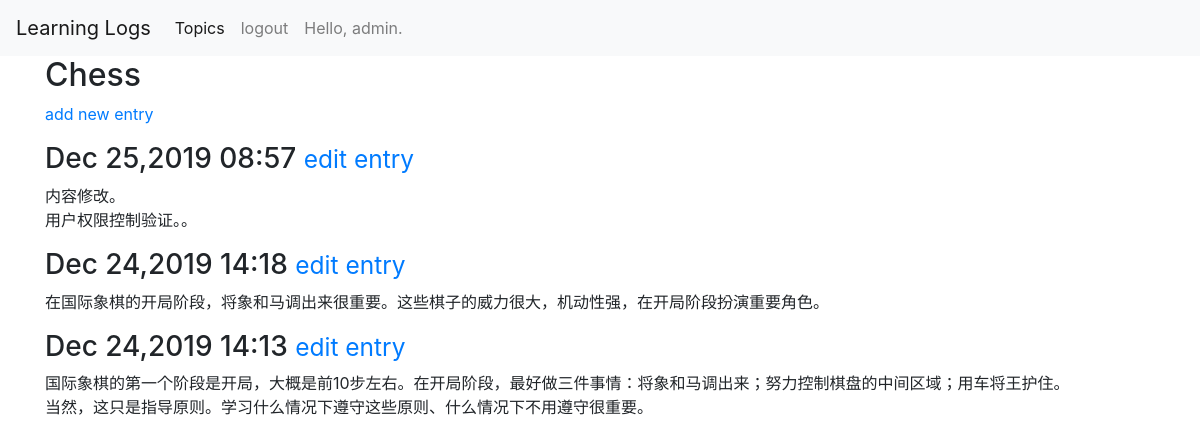
The app's page /topics/1/ (signed in), older data.
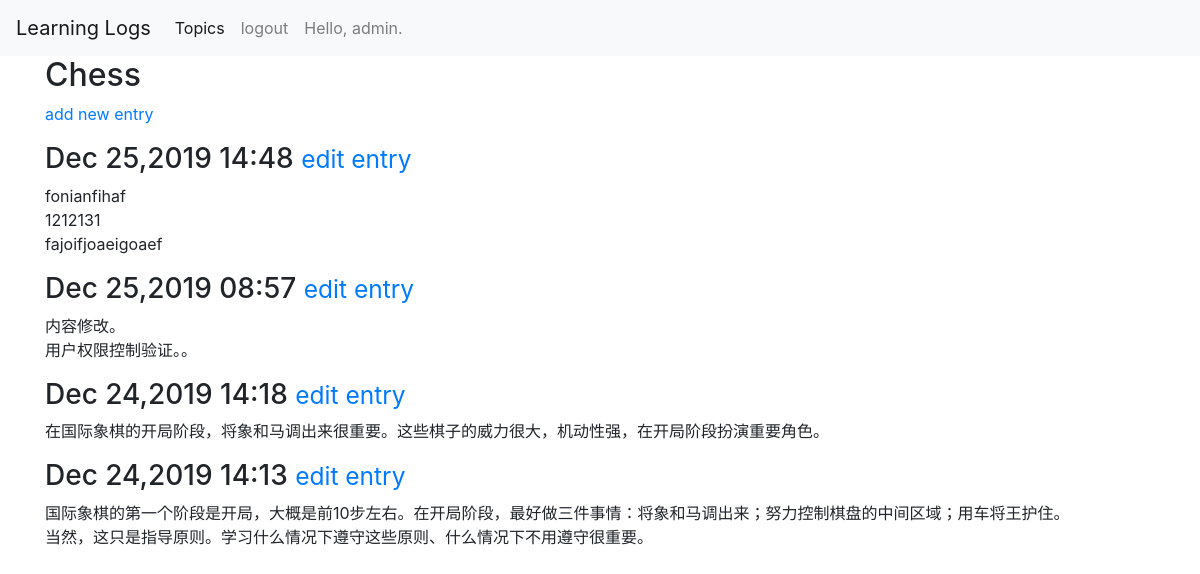
The same page, newer data.
### learning_logs/models.py (models this page shows, shortened)
class Topic(models.Model):
    text = models.CharField(max_length=200)
    date_added = models.DateTimeField(auto_now_add=True)
    owner = models.ForeignKey(User,on_delete=models.CASCADE)
    def __str__(self):
        return self.text

class Entry(models.Model):
    topic = models.ForeignKey(Topic,on_delete=models.CASCADE)
    text = models.TextField()
    date_added = models.DateTimeField(auto_now_add=True)
    class Meta:
        verbose_name_plural = 'entries'

### learning_logs/views.py (the view)
# urls.py: re_path(r'^topics/(?P<topic_id>\d+)/$', views.topic,name='topic'),
@login_required
def topic(request,topic_id):
    topic = Topic.objects.get(id=topic_id)
    print(topic_id)
    if topic.owner != request.user:
        raise Http404
    entries = topic.entry_set.order_by('-date_added')
    context = {'topic': topic, 'entries': entries}
    return render(request, 'learning_logs/topic.html',context)

### learning_logs/templates/learning_logs/topic.html
{% extends "learning_logs/base.html" %}
{% block header %}
<h2> {{ topic }}</h2>
{% endblock header %}
{% block content %}
<p>
    <a href="{% url 'learning_logs:new_entry' topic.id %}">add new entry</a>
</p>
    {% for entry in entries %}
    <div>
        <div>
            <h3>
                {{ entry.date_added|date:'M d,Y H:i' }}
                <small>
                    <a href="{% url 'learning_logs:edit_entry' entry.id %}">edit entry</a>
                </small>
            </h3>
        </div>
        <div>
            {{ entry.text|linebreaks }}
        </div>
    </div>
    {% empty %}
    There are no entries for this topic yet.
    {% endfor %}
{% endblock content %}

### learning_logs/templates/learning_logs/base.html (shortened to what this page needs)
{% load bootstrap4 %}
<!DOCTYPE html>
<html lang="en">
    <head>
        {% bootstrap_css %}
    </head>
    <body>
        <nav class="navbar navbar-expand-lg navbar-light bg-light">
            <a class="navbar-brand" href="{% url 'learning_logs:index' %}">Learning Logs</a>
            <div class="collapse navbar-collapse" id="navbarSupportedContent">
              <ul class="navbar-nav mr-auto">
                <li class="nav-item active">
                  <a class="nav-link" href="{% url 'learning_logs:topics' %}">Topics <span class="sr-only">(current)</span></a>
                </li>
                {% if user.is_authenticated %}
                <li class="nav-item">
                  <a class="nav-link" href="{% url 'users:logout' %}">logout</a>
                </li>
                <li class="nav-item"><a class="nav-link"> Hello, {{ user.username }}.</a></li>
                {% endif %}
              </ul>
            </div>
          </nav>
        <div class="container">
            <div class="page-header">
                {% block header %}{% endblock header %}
            </div>
            <div>
                {% block content %}{% endblock content %}
            </div>
        </div>
    </body>
</html>

Row changes from the older to the newer data that the page shows:
added Entry: date_added "Dec 25,2019 14:48", text "fonianfihaf 1212131 fajoifjoaeigoaef"
